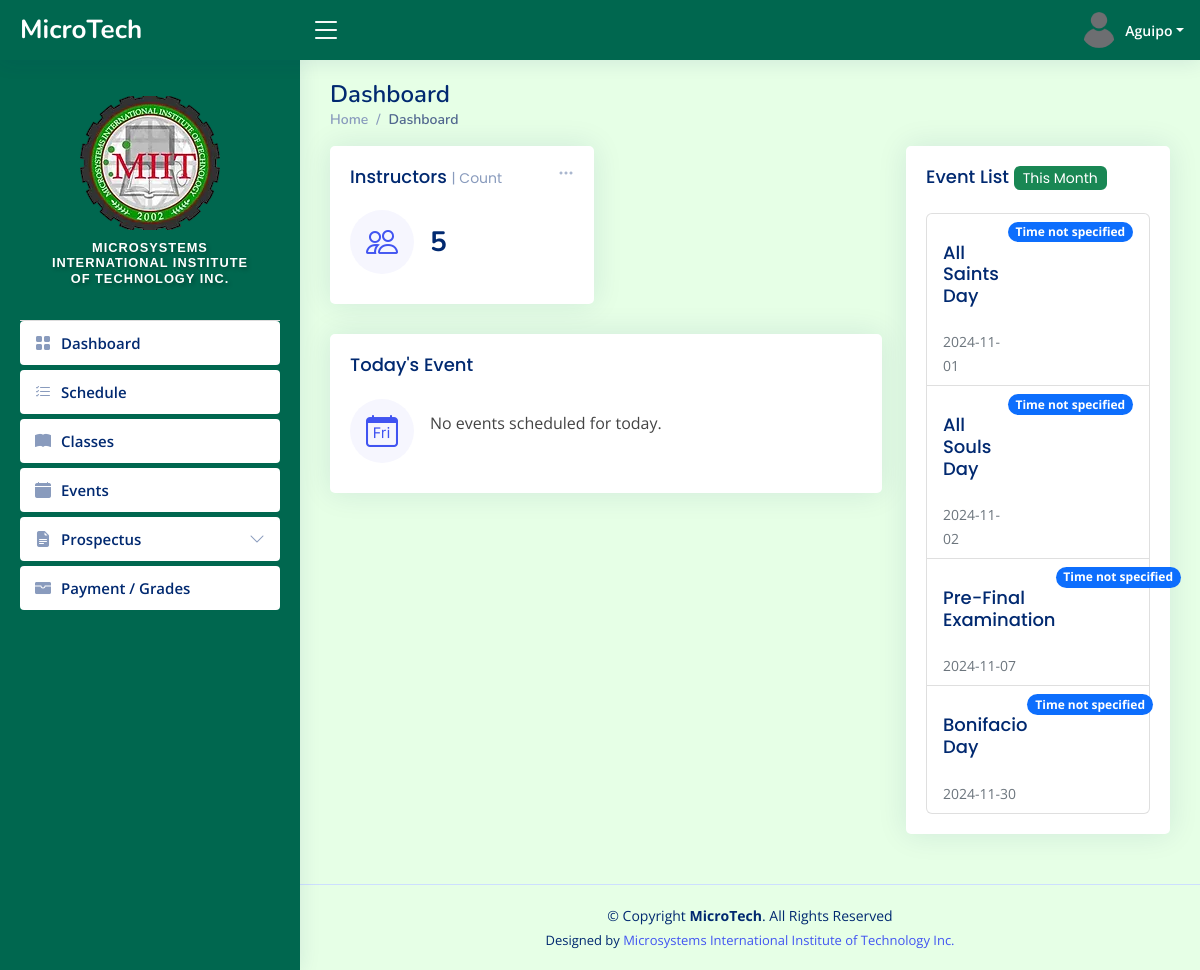
The app's page /admin/index3.php (signed in), older data.
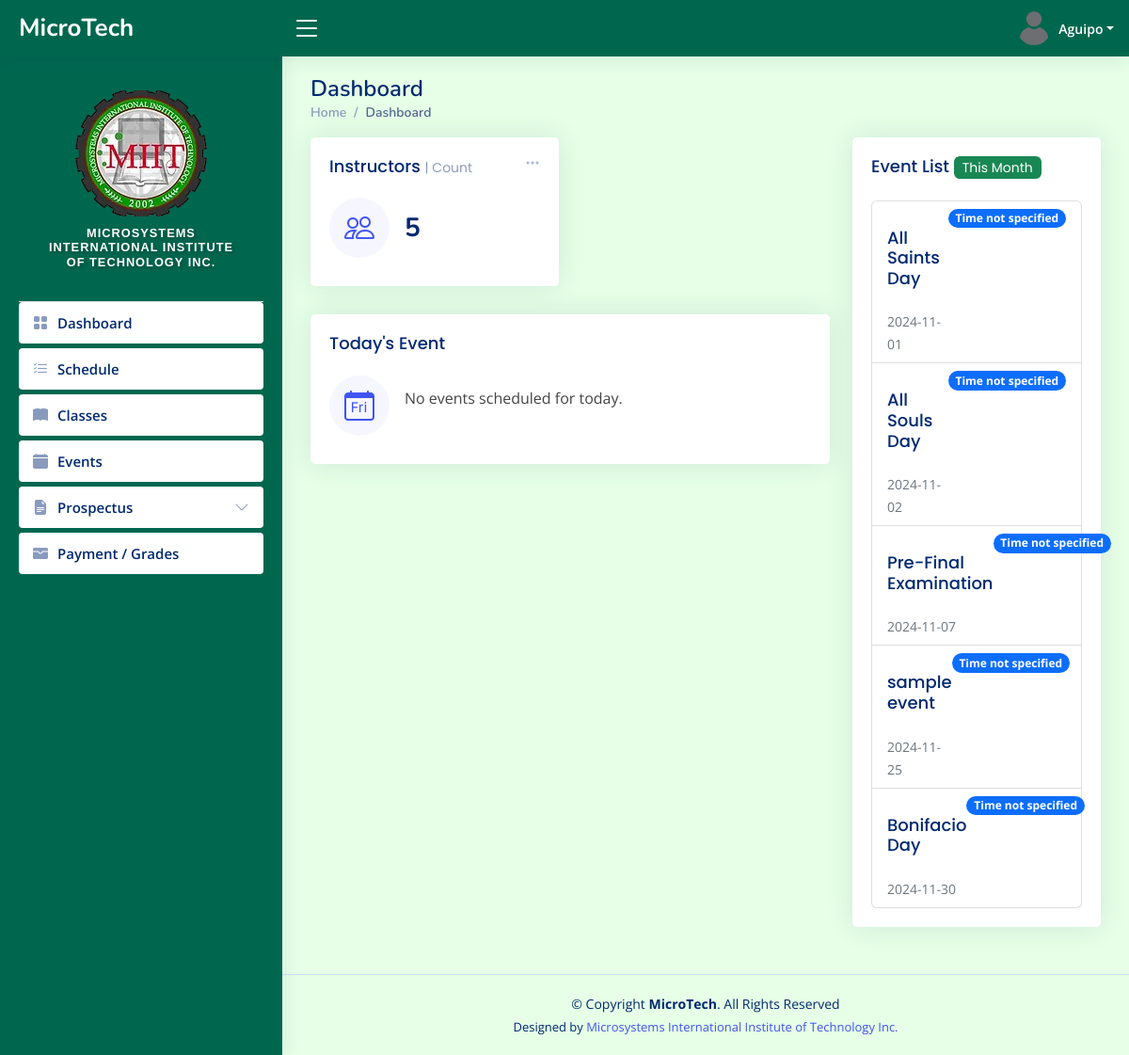
The same page, newer data.
### tables this page shows
CREATE TABLE `tbl_events` (
  `id` int(11) NOT NULL,
  `title` varchar(100) NOT NULL,
  `description` varchar(10000) NOT NULL,
  `start_date` date DEFAULT NULL,
  `end_date` date DEFAULT NULL
);

### PHP/index3-php-con.php (called while the page is built, shortened)
<?php
$connection = new Connection();
$pdo = $connection->open();
$sql = "SELECT * FROM tbl_events ORDER BY title, start_date ASC";
$stmt = $pdo->query($sql);
$events = $stmt->fetchAll(PDO::FETCH_ASSOC);
$currentYear = date('Y');
$currentMonth = date('m');
$connection = new Connection();
$pdo = $connection->open();
$sql = "SELECT * FROM tbl_events WHERE (DATE_FORMAT(start_date, '%Y-%m') = :currentMonthYear OR DATE_FORMAT(end_date, '%Y-%m') = :currentMonthYear) ORDER BY start_date ASC";
$stmt = $pdo->prepare($sql);
$currentMonthYear = $currentYear . '-' . $currentMonth;
$stmt->bindParam(':currentMonthYear', $currentMonthYear, PDO::PARAM_STR);
$stmt->execute();
$events = $stmt->fetchAll(PDO::FETCH_ASSOC);
?>

### admin/index3.php (the view, shortened to what the changed rows need)
<?php include_once "../templates/header3.php"; ?>
<?php include_once "../PHP/index3-php-con.php"; ?>
  <main id="main" class="main">
    <div class="pagetitle">
      <h1>Dashboard</h1>
    </div>
    <section class="section dashboard">
      <div class="row">
        <div class="col-lg-4">
          <div class="card">
                <div class="card-body">
                    <ul class="list-group">
                        <?php if (!empty($events)) : ?>
                            <?php foreach ($events as $event) : ?>
                                <li class="list-group-item d-flex justify-content-between align-items-start">
                                    <div>
                                        <h6 class="card-title"><?php echo htmlspecialchars($event['title'] ?? 'Untitled Event'); ?></h6>
                                        <small class="text-muted"><?php echo htmlspecialchars($event['start_date'] ?? 'Unknown Date'); ?></small>
                                    </div>
                                    <span class="badge bg-primary rounded-pill"><?php echo htmlspecialchars($event['time'] ?? 'Time not specified'); ?></span>
                                </li>
                            <?php endforeach; ?>
                        <?php else : ?>
                            <li class="list-group-item">No events found for the current month.</li>
                        <?php endif; ?>
                    </ul>
                </div>
            </div>
        </div>
      </div>
    </section>
  </main>
<?php include_once "../templates/footer.php"; ?>

Row changes from the older to the newer data that the page shows:
added tbl_events: title "sample event", start_date "2024-11-25", time "Time not specified"
